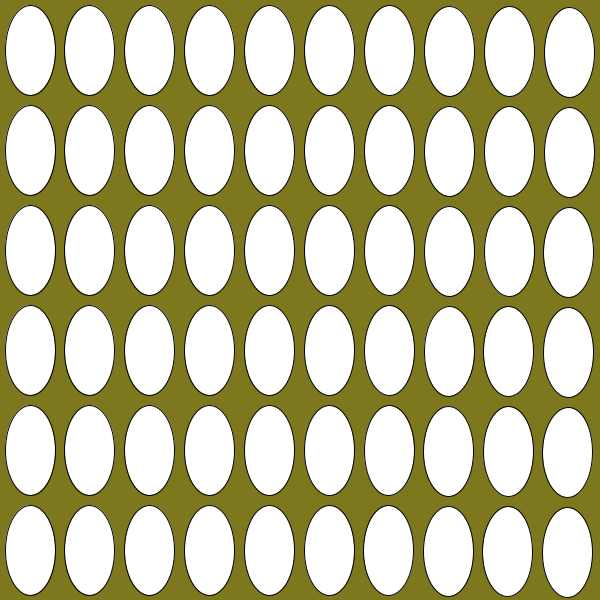
Frame 1 (no input)
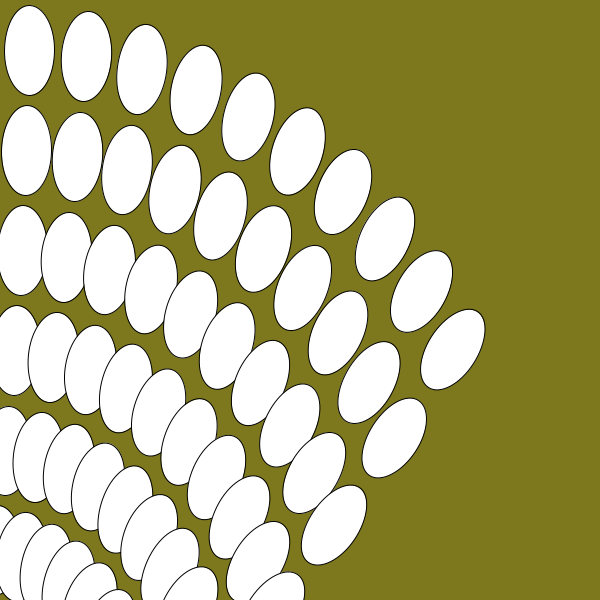
Frame 60 (the mouse pressed at the canvas centre just before this capture)
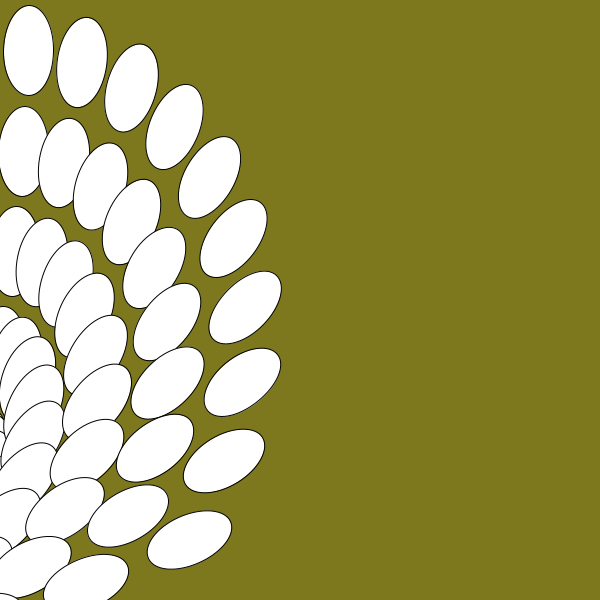
Frame 120 (the mouse held since frame 60 and released just before this capture)

The Processing sketch that drew these frames (run headless with seeded random() and noise(); from frame 60 on, the mouse is pressed at the canvas centre):

// Processing sketch: build
// ── build.pde
/* Let's explore For Loops

In this example we will put the pieces together and fill the screen
with a grid of circles. To accomplish this we will need to nest one
for loop inside of the other. 
*/
float r = 0.0;

void setup() {
	size(600, 600);
	background(125, 120, 30); 
}

void draw() {
	background(125, 120, 30); 

		// int i is var for x position

	 	for (int i = 30; i < width; i += 60) {

	 		// int j is var for y position

	 		for (int j = 50; j < height; j += 100) {

	 		
	 		//translate(width/2, height/2);
	 		rotate(radians(r));
	 		ellipse(i, j, 50, 90);

	 		

	 	}
	 	r += 0.001;


	 	
	 }

	
}
